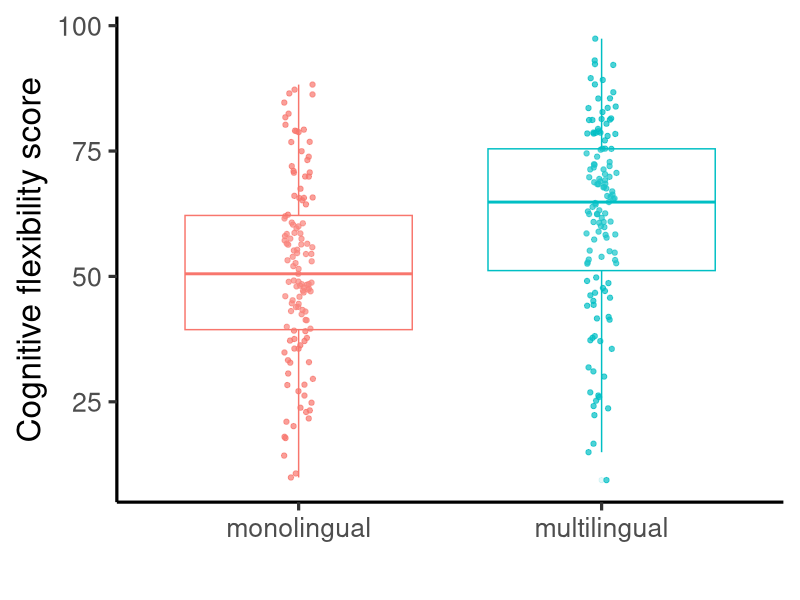
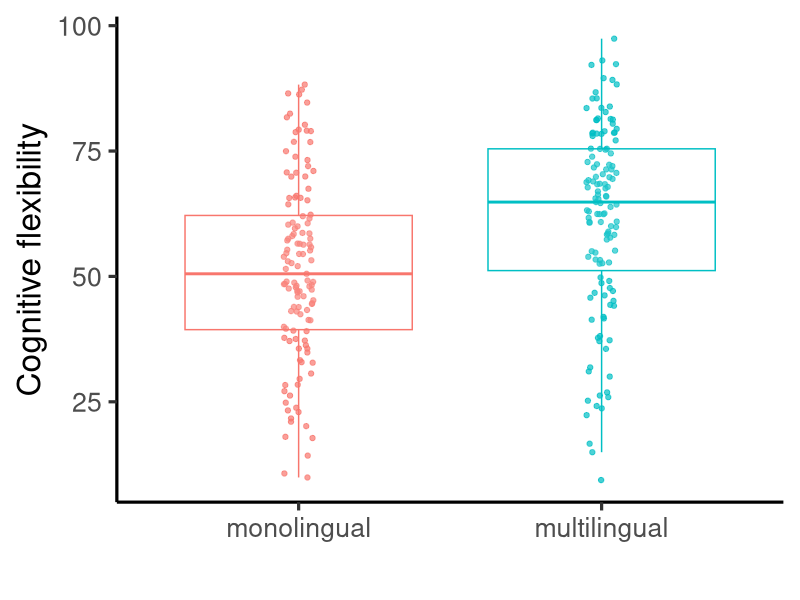
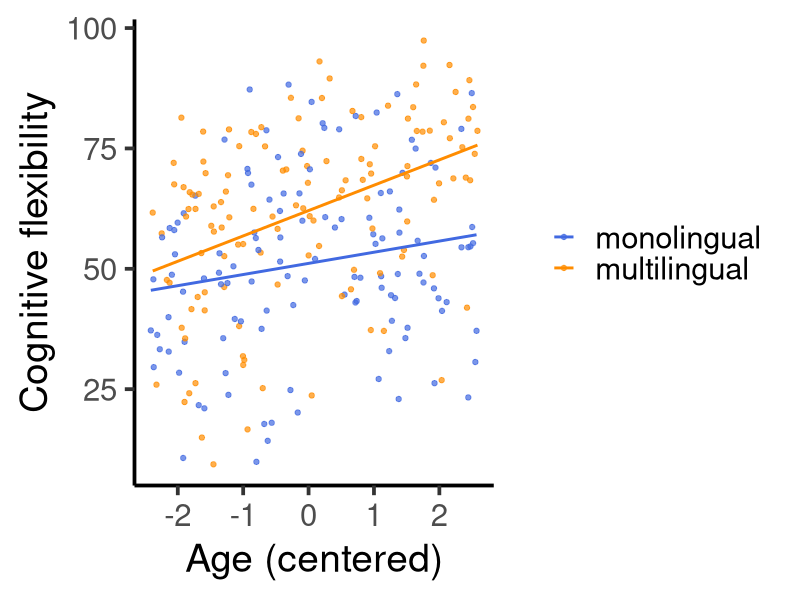
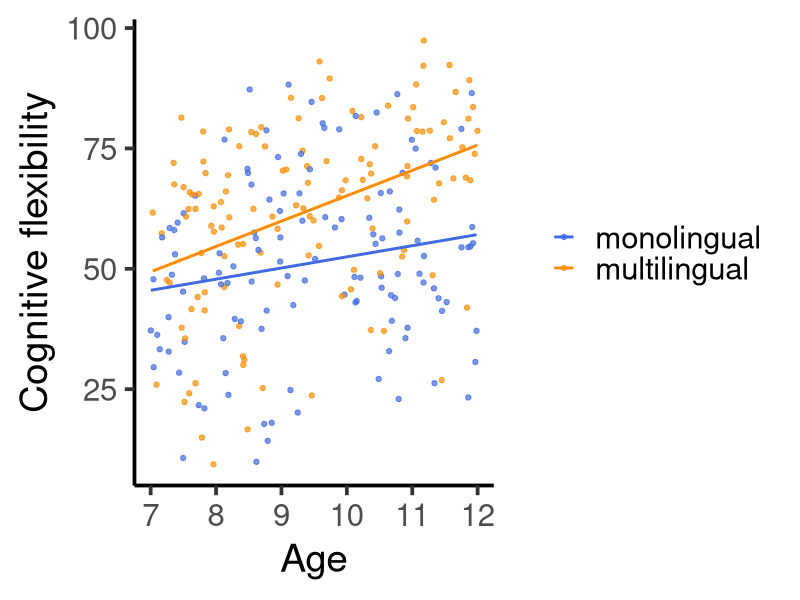
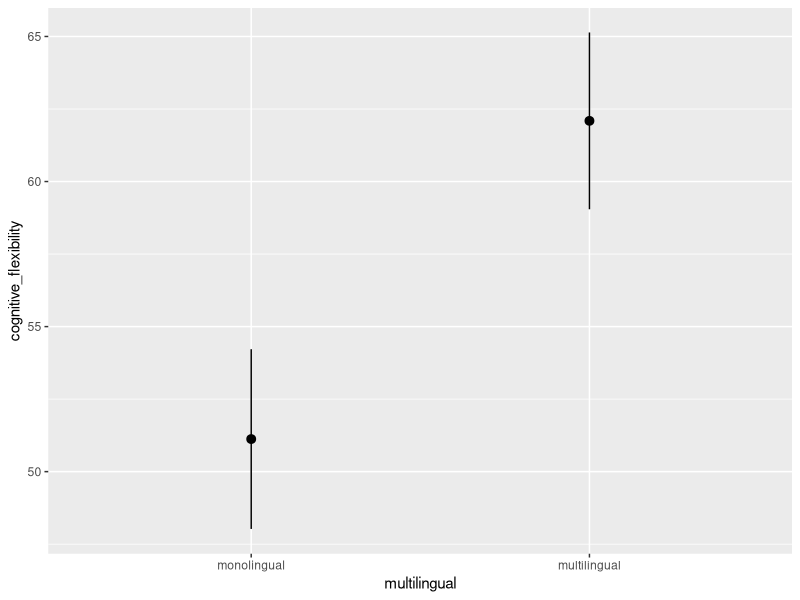
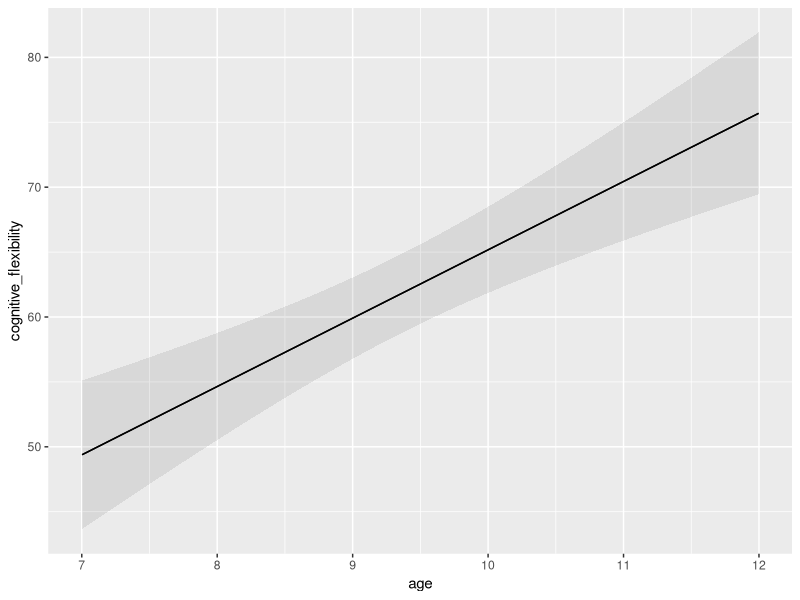
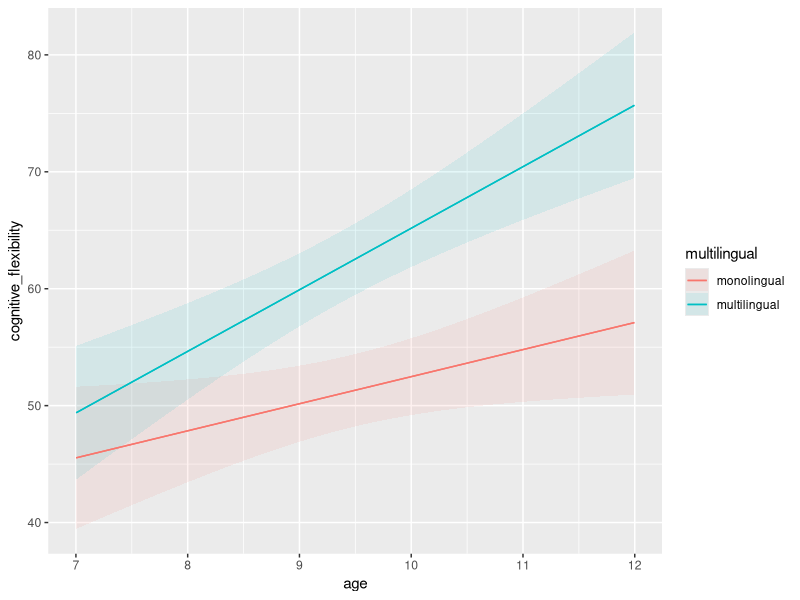
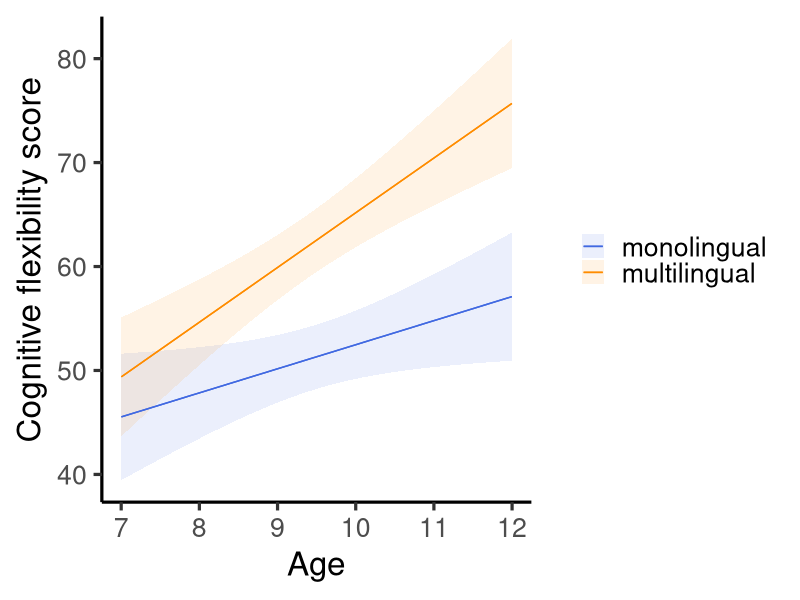

Recreate these plots in R, in order.
## ---- chunk 1
set.seed(123)
library(tidyverse)
N <- 250

multilingual <- sample(c(0, 1), N, replace = TRUE)

age <- runif(N, 7, 12)
age_s <- (age - mean(age)) / sd(age)
age_c <- age - mean(age)
cognitive_flexibility <- rnorm(N, multilingual*0.3 + age_s*multilingual*0.2 + age_s*0.1, 0.5)
cognitive_flexibility  <- pnorm(cognitive_flexibility) * 100

d <- data.frame(multilingual = ifelse(multilingual == 0, "monolingual", "multilingual"), cognitive_flexibility = cognitive_flexibility, age = age, age_c = age_c)

ggplot(d, aes(x = multilingual, y = cognitive_flexibility, color = multilingual)) +
    geom_jitter(alpha = 0.7, width = 0.05) +
    geom_boxplot(alpha = 0.1) +
    theme_classic(base_size = 24) +
    theme(legend.position = "none") +
    labs(x = "", y = "Cognitive flexibility score")
## ---- chunk 2
ggplot(d, aes(x = multilingual, y = cognitive_flexibility, color = multilingual)) +
    geom_jitter(alpha = 0.7, width = 0.05) +
    geom_boxplot(alpha = 0.1) +
    theme_classic(base_size = 24) +
    theme(legend.position = "none") +
    labs(x = "", y = "Cognitive flexibility")
## ---- chunk 3
summary(lm(cognitive_flexibility ~ multilingual))
## ---- chunk 4
m_centered <- lm(cognitive_flexibility ~ multilingual * age_c)

summary(m_centered)
## ---- chunk 5
ggplot(d, aes(x = age_c, y = cognitive_flexibility, color = multilingual)) +
    geom_point(alpha = 0.7) +
    geom_smooth(method = "lm", se = FALSE) +
    theme_classic(base_size = 28) +
    theme(legend.title = element_blank()) +
    scale_color_manual(values = c("monolingual" = "royalblue", 
                                "multilingual" = "darkorange")) +
    labs(x = "Age (centered)", y = "Cognitive flexibility")
## ---- chunk 6
m_uncentered <- lm(cognitive_flexibility ~ multilingual * age)

summary(m_uncentered)
## ---- chunk 7
ggplot(d, aes(x = age, y = cognitive_flexibility, color = multilingual)) +
    geom_point(alpha = 0.7) +
    geom_smooth(method = "lm", se = FALSE) +
    theme_classic(base_size = 28) +
    theme(legend.title = element_blank()) +
    scale_color_manual(values = c("monolingual" = "royalblue", 
                                "multilingual" = "darkorange")) +
    labs(x = "Age", y = "Cognitive flexibility")
## ---- chunk 8
library(marginaleffects)

uncentered_model <- lm(cognitive_flexibility ~ multilingual * age, data = d)

preds <- predictions(uncentered_model)

preds |> 
    as.data.frame() |> 
    select(rowid, multilingual, age, estimate, conf.low, conf.high) |> 
    print(digits = 2)
## ---- chunk 9
library(marginaleffects)

centered_model <- lm(cognitive_flexibility ~ multilingual * age_c, data = d)

preds <- predictions(centered_model)

preds |> 
    as.data.frame() |> 
    select(rowid, multilingual, age_c, estimate, conf.low, conf.high) |> 
    print(digits = 2)
## ---- chunk 10
comparisons <- comparisons(uncentered_model, variables = "multilingual")

comparisons |> 
    as.data.frame() |> 
    select(rowid, contrast, age, estimate, conf.low, conf.high) |> 
    print(digits = 2)
## ---- chunk 11
AME <- avg_comparisons(uncentered_model)

AME |> 
    as.data.frame() |> 
    select(term, contrast, estimate, conf.low, conf.high) |> 
    print(digits = 2)
## ---- chunk 12
plot_predictions(uncentered_model, condition = list("multilingual"))
## ---- chunk 13
plot_predictions(uncentered_model, condition = list("age"))
## ---- chunk 14
plot_predictions(uncentered_model, condition = list("age", "multilingual"))
## ---- chunk 15
plot_predictions(uncentered_model, condition = list("age", "multilingual")) +
    theme_classic(base_size = 24) +
    theme(legend.title = element_blank()) +
    scale_color_manual(values = c("monolingual" = "royalblue", 
                                "multilingual" = "darkorange")) +
    scale_fill_manual(values = c("monolingual" = "royalblue", 
                                "multilingual" = "darkorange")) +
    labs(x = "Age", y = "Cognitive flexibility score")
## ---- chunk 16
library(marginaleffects)

avg_comparisons(m_centered)
avg_comparisons(m_uncentered)
## ---- chunk 17
# Model with standardized age
summary(lm(cognitive_flexibility ~ multilingual * age_s))
## ---- chunk 18
# Model with raw age
summary(lm(cognitive_flexibility ~ multilingual * age))
